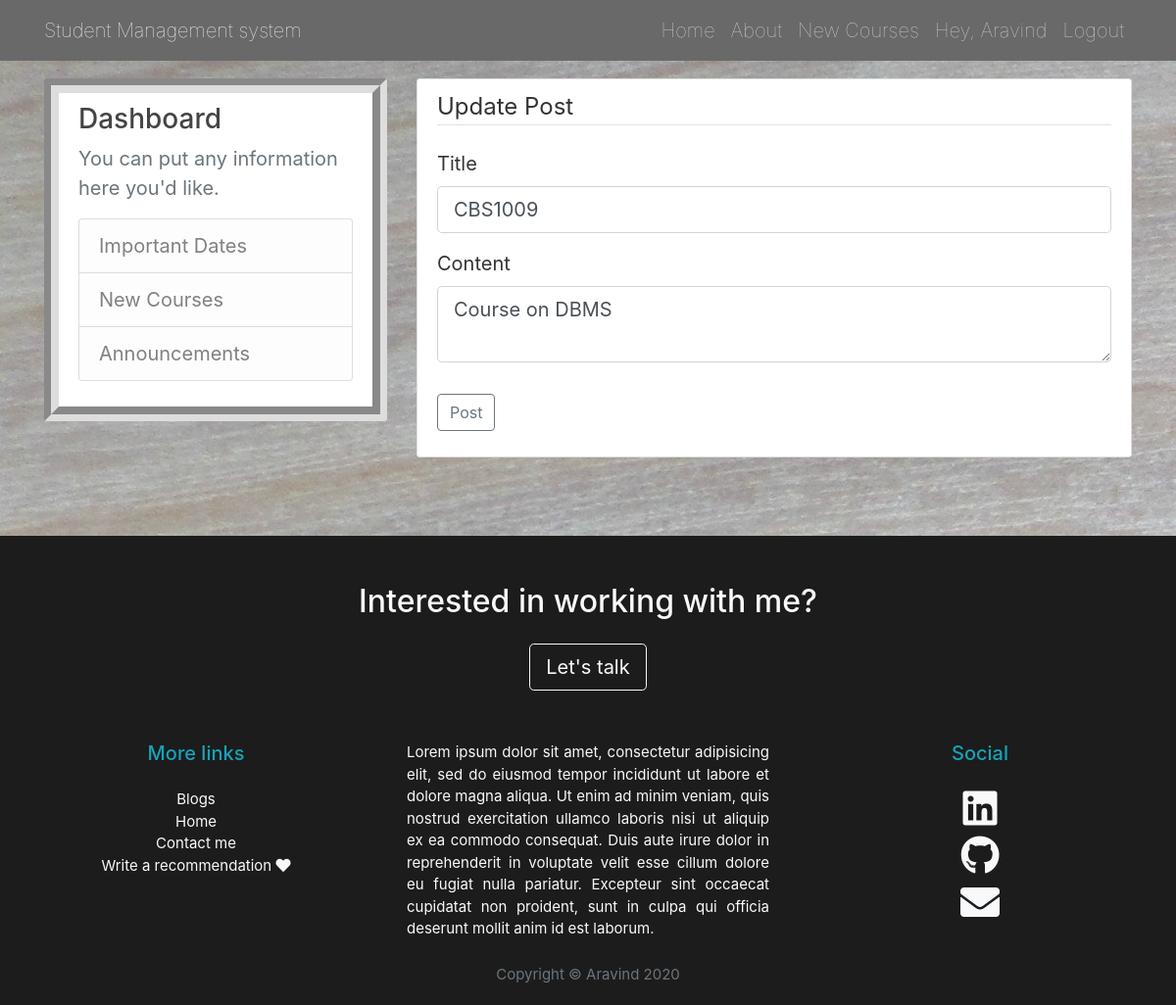
The page /post/1/update (signed in) on the database its author committed.
### flaskblog/models.py (models this page shows, shortened)
class User(db.Model, UserMixin):
    id = db.Column(db.Integer, primary_key=True)
    username = db.Column(db.String(20), unique=True, nullable=False)
    email = db.Column(db.String(120), unique=True, nullable=False)
    image_file = db.Column(db.String(20), nullable=False, default='default.jpg')
    password = db.Column(db.String(60), nullable=False)
    posts = db.relationship('Post', backref='author', lazy=True)

class Post(db.Model):
    id = db.Column(db.Integer, primary_key=True)
    title = db.Column(db.String(100), nullable=False)
    date_posted = db.Column(db.DateTime, nullable=False, default=datetime.utcnow)
    content = db.Column(db.Text, nullable=False)
    user_id = db.Column(db.Integer, db.ForeignKey('user.id'), nullable=False)

### flaskblog/routes.py (the view)
@app.route("/post/<int:post_id>/update", methods=['GET', 'POST'])
@login_required
def update_post(post_id):
    post = Post.query.get_or_404(post_id)
    if post.author != current_user:
        abort(403)
    form = PostForm()
    if form.validate_on_submit():
        post.title = form.title.data
        post.content = form.content.data
        db.session.commit()
        flash('Your post has been updated!', 'success')
        return redirect(url_for('post', post_id=post.id))
    elif request.method == 'GET':
        form.title.data = post.title
        form.content.data = post.content
    return render_template('create_post.html', title='Update Post',
                           form=form, legend='Update Post')

### flaskblog/forms.py
class PostForm(FlaskForm):
    title = StringField('Title', validators=[DataRequired()])
    content = TextAreaField('Content', validators=[DataRequired()])
    submit = SubmitField('Post')

### flaskblog/models.py (called while the page is built)
@login_manager.user_loader
def load_user(user_id):
    return User.query.get(int(user_id))

### flaskblog/templates/create_post.html (shortened to what this page needs)
{% extends "layout.html" %}
{% block content %}
<div class="content-section">
    <form method="POST" action="">
        <fieldset class="form-group">
            <legend class="border-bottom mb-4">{{ legend }}</legend>
            <div class="form-group">
                {{ form.title.label(class="form-control-label") }}
                {% if form.title.errors %}
                    {{ form.title(class="form-control form-control-lg is-invalid") }}
                    <div class="invalid-feedback">
                        {% for error in form.title.errors %}
                            <span>{{ error }}</span>
                        {% endfor %}
                    </div>
                {% else %}
                    {{ form.title(class="form-control form-control-lg") }}
                {% endif %}
            </div>
            <div class="form-group">
                {{ form.content.label(class="form-control-label") }}
                {% if form.content.errors %}
                    {{ form.content(class="form-control form-control-lg is-invalid") }}
                    <div class="invalid-feedback">
                        {% for error in form.content.errors %}
                            <span>{{ error }}</span>
                        {% endfor %}
                    </div>
                {% else %}
                    {{ form.content(class="form-control form-control-lg") }}
                {% endif %}
            </div>
        </fieldset>
        <div class="form-group">
            {{ form.submit(class="btn btn-outline-secondary") }}
        </div>
    </form>
</div>
{% endblock content %}

### flaskblog/templates/layout.html (shortened to what this page needs)
<!DOCTYPE html>
<html>
<head>
    <link rel="stylesheet" href="https://maxcdn.bootstrapcdn.com/bootstrap/4.0.0/css/bootstrap.min.css">
    <link rel="stylesheet" type="text/css" href="{{ url_for('static', filename='main.css') }}">
    <link
      rel="stylesheet"
      href="https://use.fontawesome.com/releases/v5.7.0/css/all.css"
    />
</head>
<body style="font-size: 20px;background-image: url(../static/profile_pics/back.jpg);">
    <header class="site-header">
      <nav class="navbar navbar-expand-md navbar-dark bg-steel fixed-top"  style="background-color: #696969;font-weight: 5;">
        <div class="container">
          <a class="navbar-brand mr-4" href="/">Student Management system</a>
          <div class="collapse navbar-collapse" id="navbarToggle">
            <div class="navbar-nav ml-auto">
              <a class="nav-item nav-link" href="{{ url_for('home') }}">Home</a>
              <a class="nav-item nav-link" href="{{ url_for('about') }}">About</a>
            </div>
            <div class="navbar-nav">
              {% if current_user.is_authenticated %}
                <a class="nav-item nav-link" href="{{ url_for('new_post') }}">New Courses</a>
                <a class="nav-item nav-link" href="{{ url_for('account') }}">Hey, {{current_user.username}}</a>
                <a class="nav-item nav-link" href="{{ url_for('logout') }}">Logout</a>
              {% else %}
                <a class="nav-item nav-link" href="{{ url_for('login') }}">Login</a>
                <a class="nav-item nav-link" href="{{ url_for('register') }}">Register</a>
              {% endif %}
            </div>
          </div>
        </div>
      </nav>
    </header>
    <main role="main" class="container">
      <div class="row">
        <div class="col-md-4">
          <div class="content-section" style="border-style: groove;border-width: 15px">
            <h3>Dashboard</h3>
            <p class='text-muted'>You can put any information here you'd like.
              <ul class="list-group">
                <li class="list-group-item list-group-item-light">Important Dates</li>
                <li class="list-group-item list-group-item-light">New Courses</li>
                <li class="list-group-item list-group-item-light">Announcements</li>
             </ul>
            </p>
          </div>
        </div>
        <div class="col-md-8">
          {% block content %}{% endblock %}
        </div>
      </div>
    </main>
</body>
<br>
<br>
<footer>
      <div class="container-fluid text-center" style="background-color:#1c1c1c; font-size: 15px">
        <div class="py-5">
          <h2 class="text-light">Interested in working with me?</h2>
          <button
            class="btn btn-outline-light btn-lg mt-3"
            onclick="window.location.href='https://www.facebook.com/messages/t/100011109245201';"
          >
            Let's talk
          </button>
        </div>
        <div class="row">
          <div class="col-12 col-md-4 py-1">
            <h5 class="text-info pb-3">More links</h5>
            <a href="#" class="text-light d-block">Blogs</a>
            <a href="#" class="text-light d-block">Home</a>
            <a href="#" class="text-light d-block">Contact me</a>
            <a href="#" class="text-light">
              Write a recommendation <i class="fas fa-heart text-light"></i>
            </a>
          </div>
          <div class="col-12 col-md-4 text-light text-justify py-1">
            <p>
              Lorem ipsum dolor sit amet, consectetur adipisicing elit, sed do eiusmod
            tempor incididunt ut labore et dolore magna aliqua. Ut enim ad minim veniam,
            quis nostrud exercitation ullamco laboris nisi ut aliquip ex ea commodo
            consequat. Duis aute irure dolor in reprehenderit in voluptate velit esse
            cillum dolore eu fugiat nulla pariatur. Excepteur sint occaecat cupidatat non
            proident, sunt in culpa qui officia deserunt mollit anim id est laborum.
            </p>
          </div>
          <div class="col-12 col-md-4 py-1">
            <h5 class="text-info pb-3">Social</h5>
            <a
              href="https://www.linkedin.com/in/aravind-harinarayanan-285492189/"
            >
              <i class="fab fa-linkedin text-light h1 d-block"></i>
            </a>
            <a href="https://github.com/AravindHari">
              <i class="fab fa-github text-light h1 d-block"></i>
            </a>
            <a href="#">
              <i class="fas fa-envelope text-light h1 d-block"></i>
            </a>
          </div>
        </div>
        <div class="text-muted py-1">
          <p>Copyright © Aravind 2020</p>
        </div>
      </div>
    </footer>
</html>

### flaskblog/static/main.css (style rules this page uses)
body { background: #fafafa; color: #333333; margin-top: 5rem; }
h1, h2, h3, h4, h5, h6 { color: #444444; }
.bg-steel { background-color: #5f788a; }
.site-header .navbar-nav .nav-link { color: #cbd5db; }
.content-section { background: #ffffff; padding: 10px 20px; border: 1px solid #dddddd; border-radius: 3px; margin-bottom: 20px; }

### rows shown on the page
User: username "Aravind"
Post: title "CBS1009", content "Course on DBMS"

### other values the page prints
{{ legend }} "Update Post"
